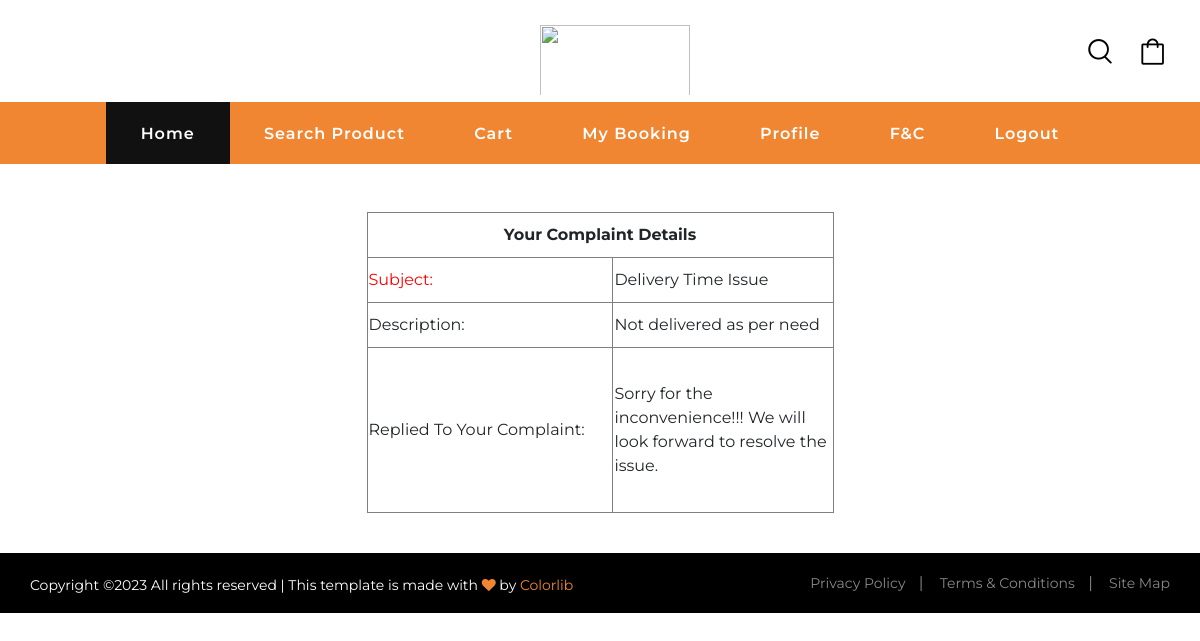
The page /PROJECT/User/ComplaintSolution.php (signed in) on the database its author committed.
### tables this page shows
CREATE TABLE `tbl_complaint` (
  `comp_id` int(11) NOT NULL,
  `comp_date` date NOT NULL DEFAULT current_timestamp(),
  `comp_sub` varchar(100) NOT NULL,
  `comp_desc` varchar(500) NOT NULL,
  `comp_status` int(11) NOT NULL DEFAULT 0,
  `comp_reply` varchar(500) NOT NULL,
  `comp_replydate` date NOT NULL,
  `user_id` int(11) NOT NULL
);

### PROJECT/User/ComplaintSolution.php (the view, shortened to what this page needs)
<?php
include("Head.php");
include("../Assets/Connection/connection.php");
?>
<!DOCTYPE html PUBLIC "-//W3C//DTD XHTML 1.0 Transitional//EN" "http://www.w3.org/TR/xhtml1/DTD/xhtml1-transitional.dtd">
<html xmlns="http://www.w3.org/1999/xhtml">
<head>
</head>
<body>
<div id="tab" align="center">
<center>
<table width="467" height="301" border="1">
  <tr>
    <td colspan="2"><b><center>Your Complaint Details</center></b></td>
  </tr>
   <?php
$selQry="select * from tbl_complaint c inner join tbl_user u on c.user_id=u.user_id where comp_status='1' and c.user_id='".$_SESSION["lgid"]."'";
   $row=$conn->query($selQry);
   while($data=$row->fetch_assoc())
   {
   ?>
  <tr>
    <td width="238"><font color="red">Subject:</font></td>
    <td width="213"><?php echo $data["comp_sub"] ?></td>
  </tr>
  <tr>
    <td>Description:</td>
    <td><?php echo $data["comp_desc"] ?></td>
  </tr>
  <tr>
    <td>Replied To Your Complaint:</td>
    <td><?php echo $data["comp_reply"] ?></td>
  </tr>
  <?php
   }
  ?>
</table>
</center>
</div>
</body>
</html>
<?php
include("Foot.php");
?>

### PROJECT/Assets/Template/Main/css/style.css (style rules this page uses)
html, body { height: 100%; font-family: "Montserrat", sans-serif; -webkit-font-smoothing: antialiased; }

### rows shown on the page
tbl_complaint: comp_sub "Delivery Time Issue", comp_desc "Not delivered as per need", comp_reply "Sorry for the inconvenience!!! We will look forward to resolve the issue."
